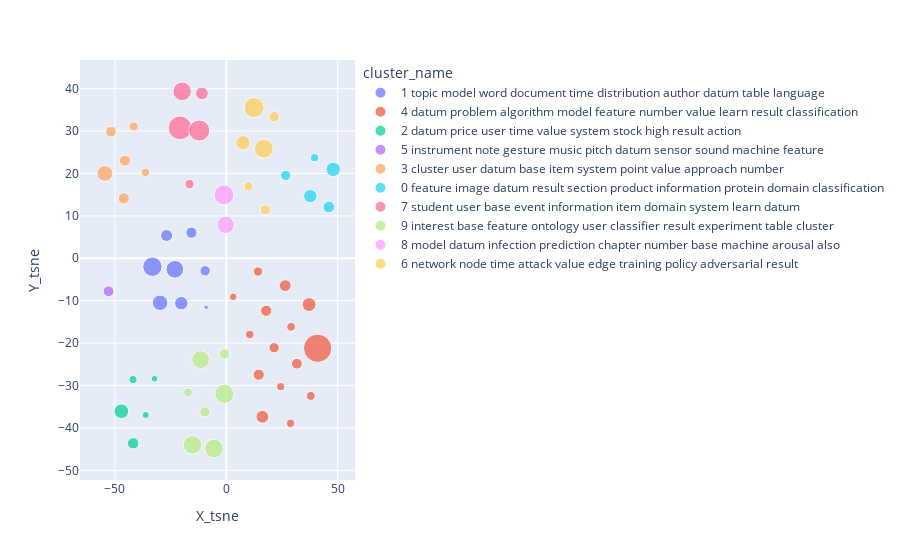

Notebook cell for this chart:
### Code cell
import plotly.express as px
fig = px.scatter(df, x="X_tsne", y="Y_tsne", color="cluster_name",
                 size='len_text', hover_data=['title_manual', 'authors_manual', 'year_manual'])
fig.show()

### Figure 1 — Plotly figure (JSON) as saved in the notebook; plotly's stock layout.template omitted (floating-point values rounded to 4 significant figures)
{"data": [{"customdata": [["Evolutionary Tree Genetic Programming", "Jan Antolik", 2004], ["ON IMPROVING NATURAL LANGUAGE PROCESSING THROUGH PHRASE-BASED  AND ONE-TO-ONE SYNTACTIC ALGORITHMS", "CHRISTOPHER HENRY MEYER", 2008], ["AUTOMATED GENRE CLASSIFICATION IN LITERATURE", "EMILY JORDAN", 2014], ["AN APPLICATION OF TOPIC MODELING ALGORITHMS TO TEXT ANALYTICS IN BUSINESS INTELLIGENCE", "MAJED ALSADHAN", 2014], ["HIERARCHICAL BAYESIAN TOPIC MODELING WITH SENTIMENT AND AUTHOR EXTENSION", "MING YANG", 2016], ["Machine learning for text categorization: Experiments using clustering and classification", "Poojitha Bikki", 2018], ["MOTION TRACKING USING FEATURE POINT CLUSTERS", "ROBERT L. FOSTER JR.", 2008], ["CONTINUOUS-TIME INFINITE DYNAMIC TOPIC MODELS ", "WESAM SAMY ELSHAMY", 2013]], "hovertemplate": "cluster_name=1 topic model word document time distribution author datum table language<br>X_tsne=%{x}<br>Y_tsne=%{y}<br>len_text=%{marker.size}<br>title_manual=%{customdata[0]}<br>authors_manual=%{customdata[1]}<br>year_manual=%{customdata[2]}<extra></extra>", "legendgroup": "1 topic model word document time distribution author datum table language", "marker": {"color": "#636efa", "size": [912, 10656, 7890, 6330, 13914, 4760, 5478, 16687], "sizemode": "area", "sizeref": 88.66, "symbol": "circle"}, "mode": "markers", "name": "1 topic model word document time distribution author datum table language", "orientation": "v", "showlegend": true, "type": "scatter", "x": [-9.062, -29.73, -20.21, -26.79, -23.08, -9.505, -15.7, -33.18], "xaxis": "x", "y": [-11.54, -10.5, -10.58, 5.37, -2.594, -2.938, 6.032, -1.989], "yaxis": "y"}, {"customdata": [["PREDICTIVE DATA MINING IN A COLLABORATIVE EDITING SYSTEM: THE  WIKIPEDIA ARTICLES FOR DELETION PROCESS", "ASHISH KUMAR ASHOK", 2011], ["ALGORITHM SELECTION FOR SORTING AND PROBABILISTIC INFERENCE: A MACHINE LEARNING-BASED APPROACH", "HAIPENG GUO", 2003], ["USING DENSITY-BASED CLUSTERING TO IMPROVE SKELETON EMBEDDING IN THE PINOCCHIO AUTOMATIC RIGGING SYSTEM", "HAOLEI WANG", 2012], ["BIOINFORMATICS ANALYSES OF ALTERNATIVE SPLICING, EST-BASED AND MACHINE LEARNING-BASED PREDICTION", "JING XIA", 2008], ["A CONVOLUTIVE MODEL FOR POLYPHONIC INSTRUMENT IDENTIFICATION AND  PITCH DETECTION USING COMBINED CLASSIFICATION", "JOSHUA L. WEESE", 2013], ["IDENTIFYING POVERTY-DRIVEN NEED BY AUGMENTING CENSUS AND COMMUNITY SURVEY DATA", "KEERTHI KORIVI", 2016], ["Graph mining for role extraction in predictive analytics of high-performance computing systems", "Luis Enrique Bobadilla Dias", 2020], ["Generative versus Sampling-Based Approaches to Variability of Class Imbalance in Visual Anomaly Detection", "Nasik Muhammad Naf", 2019], ["A GENETIC ALGORITHM FOR LEARNING BAYESIAN NETWORK ADJACENCY MATRICES FROM DATA", "BENJAMIN B. PERRY", 2003], ["SKYLINE QUERIES FOR MULTI-CRITERIA DECISION SUPPORT SYSTEMS", "SATYAVEER GOUD GUDALA", 2012], ["Predictive analytics for classification of immigration visa applications: A discriminative machine learning approach", "Sharmila Vegesana", 2018], ["Predictive Analytics of Institutional Attrition", "Sindhu Velumula", 2018], ["LOGISTIC REGRESSION WITH CONJUGATE GRADIENT DESCENT FOR DOCUMENT CLASSIFICATION", "SRUTHI NAMBURI", 2016], ["Machine Learning and Data Science for a Household-Specific Poverty Level Prediction  Task", "Sudesh Kumar Venkatramolla", 2019], ["Prediction of university student attrition rate using Ridge and Lasso Regression", "Teja Usha Sree Vallabhaneni", 2019]], "hovertemplate": "cluster_name=4 datum problem algorithm model feature number value learn result classification<br>X_tsne=%{x}<br>Y_tsne=%{y}<br>len_text=%{marker.size}<br>title_manual=%{customdata[0]}<br>authors_manual=%{customdata[1]}<br>year_manual=%{customdata[2]}<extra></extra>", "legendgroup": "4 datum problem algorithm model feature number value learn result classification", "marker": {"color": "#EF553B", "size": [5532, 35465, 4590, 8570, 7247, 2887, 5580, 6176, 3827, 3223, 3134, 3424, 2549, 3569, 5227], "sizemode": "area", "sizeref": 88.66, "symbol": "circle"}, "mode": "markers", "name": "4 datum problem algorithm model feature number value learn result classification", "orientation": "v", "showlegend": true, "type": "scatter", "x": [14.55, 40.99, 21.45, 37.13, 16.18, 24.42, 17.92, 26.45, 14.25, 10.51, 28.81, 29.06, 3.067, 37.89, 31.67], "xaxis": "x", "y": [-27.45, -21.21, -21.07, -10.9, -37.36, -30.27, -12.37, -6.449, -3.129, -17.96, -38.91, -16.16, -9.093, -32.44, -24.83], "yaxis": "y"}, {"customdata": [["LocoLit: A Real-Time View of Local Attractions", "Atef Khan", 2018], ["Building a scalable distributed data platform using lambda architecture", "DHANANJAY MEHTA", 2017], ["Data Analytics on a Yelp Data Set", "Maitreyi Tata", 2017], ["IMPLEMENTING A LAMBDA ARCHITECTURE TO  PERFORM REAL-TIME UPDATES", "PRAMOD KUMAR GUDIPATI", 2016], ["STOCK TRADING USING XCS", "SRINIVAS PEDDOLA", 2011]], "hovertemplate": "cluster_name=2 datum price user time value system stock high result action<br>X_tsne=%{x}<br>Y_tsne=%{y}<br>len_text=%{marker.size}<br>title_manual=%{customdata[0]}<br>authors_manual=%{customdata[1]}<br>year_manual=%{customdata[2]}<extra></extra>", "legendgroup": "2 datum price user time value system stock high result action", "marker": {"color": "#00cc96", "size": [3022, 5838, 1919, 2281, 9490], "sizemode": "area", "sizeref": 88.66, "symbol": "circle"}, "mode": "markers", "name": "2 datum price user time value system stock high result action", "orientation": "v", "showlegend": true, "type": "scatter", "x": [-41.9, -41.8, -32.2, -36.2, -47.11], "xaxis": "x", "y": [-28.59, -43.62, -28.41, -36.94, -36.05], "yaxis": "y"}, {"customdata": [["Evolving locomotion for virtual quadrupeds", "Caleb Compton", 2020], ["Gestural musical interfaces using real time machine learning", "Sai Sandeep Dasari", 2018]], "hovertemplate": "cluster_name=5 instrument note gesture music pitch datum sensor sound machine feature<br>X_tsne=%{x}<br>Y_tsne=%{y}<br>len_text=%{marker.size}<br>title_manual=%{customdata[0]}<br>authors_manual=%{customdata[1]}<br>year_manual=%{customdata[2]}<extra></extra>", "legendgroup": "5 instrument note gesture music pitch datum sensor sound machine feature", "marker": {"color": "#ab63fa", "size": [0, 5198], "sizemode": "area", "sizeref": 88.66, "symbol": "circle"}, "mode": "markers", "name": "5 instrument note gesture music pitch datum sensor sound machine feature", "orientation": "v", "showlegend": true, "type": "scatter", "x": [-58.15, -52.86], "xaxis": "x", "y": [-11.85, -7.775], "yaxis": "y"}, {"customdata": [["Hierarchical and Partitioning-Based Hybridized Blocking Model", "CHANDRAVYAS ANNAKULA", 2017], ["Density-based and partitioning-based clustering on large threshold-bounded data sets", "ARUNA SAI KANNAMAREDDY", 2017], ["TACKLING THE PROBLEMS OF DIVERSITY IN RECOMMENDER SYSTEMS", "MANIKANTA BABU KARANAM", 2010], ["Virtual reality driving simulator for analysis of user response time", "Rahul Karne", 2019], ["Comparison of blocking and hierarchical ways to find cluster", "Swapnil Kumar", 2017], ["Personalized Exercise Training Chatbot based on Wearable Fitness devices", "Zhiqiang Xiong", 2018]], "hovertemplate": "cluster_name=3 cluster user datum base item system point value approach number<br>X_tsne=%{x}<br>Y_tsne=%{y}<br>len_text=%{marker.size}<br>title_manual=%{customdata[0]}<br>authors_manual=%{customdata[1]}<br>year_manual=%{customdata[2]}<extra></extra>", "legendgroup": "3 cluster user datum base item system point value approach number", "marker": {"color": "#FFA15A", "size": [5207, 5457, 11179, 3171, 3721, 5556], "sizemode": "area", "sizeref": 88.66, "symbol": "circle"}, "mode": "markers", "name": "3 cluster user datum base item system point value approach number", "orientation": "v", "showlegend": true, "type": "scatter", "x": [-51.74, -45.47, -54.5, -36.3, -41.56, -46.06], "xaxis": "x", "y": [29.85, 23.0, 20.01, 20.24, 31.07, 14.12], "yaxis": "y"}, {"customdata": [["COMPARATIVE TEXT SUMMARIZATION OF PRODUCT REVIEWS", "DINESH REDDY SINGI REDDY", 2010], ["A semi-supervised clustering method for payload extraction", "Kyu Seok Lee", 2020], ["GRAPH-BASED PROTEIN-PROTEIN INTERACTION PREDICTION IN  SACCHAROMYCES CEREVISIAE", "MARTIN SAMUEL RAO PARADESI", 2008], ["Classification of plants in corn fields using machine learning techniques", "Pruthvidhar Reddy Dhodda", 2018], ["Supervised and unsupervised learning for plant and crop row detection in precision agriculture", "Varun Varshney", 2017]], "hovertemplate": "cluster_name=0 feature image datum result section product information protein domain classification<br>X_tsne=%{x}<br>Y_tsne=%{y}<br>len_text=%{marker.size}<br>title_manual=%{customdata[0]}<br>authors_manual=%{customdata[1]}<br>year_manual=%{customdata[2]}<extra></extra>", "legendgroup": "0 feature image datum result section product information protein domain classification", "marker": {"color": "#19d3f3", "size": [9210, 6027, 7900, 2930, 4721], "sizemode": "area", "sizeref": 88.66, "symbol": "circle"}, "mode": "markers", "name": "0 feature image datum result section product information protein domain classification", "orientation": "v", "showlegend": true, "type": "scatter", "x": [47.98, 46.03, 37.7, 39.6, 26.66], "xaxis": "x", "y": [20.97, 12.11, 14.65, 23.71, 19.53], "yaxis": "y"}, {"customdata": [["AUTOMATIC DETECTION OF SIGNIFICANT FEATURES AND EVENT TIMELINE CONSTRUCTION FROM TEMPORALLY TAGGED DATA", "ABHIJIT ERANDE", 2009], ["Bringing Computational Thinking to K-12 and Higher Education", "Joshua Levi Weese", 2017], ["Representation learning in Heterogeneous Information Networks for User Modeling and Recommendations", "Surya Kallumadi", 2018], ["ENTITY EXTRACTION, ANIMAL DISEASE-RELATED EVENT RECOGNITION AND CLASSIFICATION FROM WEB", "SVITLANA VOLKOVA", 2010], ["EVENT RECOGNITION IN EPIZOOTIC DOMAINS", "SWATHI BUJURU", 2010]], "hovertemplate": "cluster_name=7 student user base event information item domain system learn datum<br>X_tsne=%{x}<br>Y_tsne=%{y}<br>len_text=%{marker.size}<br>title_manual=%{customdata[0]}<br>authors_manual=%{customdata[1]}<br>year_manual=%{customdata[2]}<extra></extra>", "legendgroup": "7 student user base event information item domain system learn datum", "marker": {"color": "#FF6692", "size": [3958, 25086, 19681, 15268, 7163], "sizemode": "area", "sizeref": 88.66, "symbol": "circle"}, "mode": "markers", "name": "7 student user base event information item domain system learn datum", "orientation": "v", "showlegend": true, "type": "scatter", "x": [-16.48, -20.79, -12.15, -19.82, -10.95], "xaxis": "x", "y": [17.49, 30.75, 30.13, 39.35, 38.86], "yaxis": "y"}, {"customdata": [["Genetic Programming and Multi-Agent Layered Learning by Reinforcements", "Steven M. Gustafson", 2000], ["Anomaly detection based on machine learning techniques ", "Ramesh Babu Dilli", 2019], ["EMAIL AND PHONE NUMBER ENTITY SEARCH AND RANKING ", "SHUANG HAO", 2008], ["LINK DISCOVERY IN VERY LARGE GRAPHS BY  CONSTRUCTIVE INDUCTION USING GENETIC PROGRAMMING", "TIMOTHY EDWARDS WENINGER", 2008], ["ONTOLOGY ENGINEERING AND FEATURE CONSTRUCTION FOR PREDICTING FRIENDSHIP LINKS AND USERS’ INTERESTS IN THE LIVE JOURNAL SOCIAL NETWORK", "VIKAS BAHIRWANI", 2008], ["ITEMSET SIZE-SENSITIVE INTERESTINGNESS MEASURES FOR ASSOCIATION RULE MINING AND LINK PREDICTION", "WALEED A. ALJANDAL", 2009], ["Learning to detect named entities in bilingual code-mixed open speech corpora", "Yihong Theis", 2019]], "hovertemplate": "cluster_name=9 interest base feature ontology user classifier result experiment table cluster<br>X_tsne=%{x}<br>Y_tsne=%{y}<br>len_text=%{marker.size}<br>title_manual=%{customdata[0]}<br>authors_manual=%{customdata[1]}<br>year_manual=%{customdata[2]}<extra></extra>", "legendgroup": "9 interest base feature ontology user classifier result experiment table cluster", "marker": {"color": "#B6E880", "size": [3377, 4905, 4688, 16577, 15399, 15399, 14356], "sizemode": "area", "sizeref": 88.66, "symbol": "circle"}, "mode": "markers", "name": "9 interest base feature ontology user classifier result experiment table cluster", "orientation": "v", "showlegend": true, "type": "scatter", "x": [-17.15, -0.7942, -9.56, -0.8145, -15.16, -5.522, -11.54], "xaxis": "x", "y": [-31.65, -22.51, -36.17, -31.95, -43.97, -44.86, -23.89], "yaxis": "y"}, {"customdata": [["Affective Intelligence in Built Environments", "Heath Landon Yates", 2018], ["MATHEMATICAL MODELS FOR PREDICTION AND OPTIMAL MITIGATION OF EPIDEMICS", "SOHINI ROY CHOWDHURY", 2010]], "hovertemplate": "cluster_name=8 model datum infection prediction chapter number base machine arousal also<br>X_tsne=%{x}<br>Y_tsne=%{y}<br>len_text=%{marker.size}<br>title_manual=%{customdata[0]}<br>authors_manual=%{customdata[1]}<br>year_manual=%{customdata[2]}<extra></extra>", "legendgroup": "8 model datum infection prediction chapter number base machine arousal also", "marker": {"color": "#FF97FF", "size": [13599, 17673], "sizemode": "area", "sizeref": 88.66, "symbol": "circle"}, "mode": "markers", "name": "8 model datum infection prediction chapter number base machine arousal also", "orientation": "v", "showlegend": true, "type": "scatter", "x": [-0.2897, -1.042], "xaxis": "x", "y": [7.879, 14.93], "yaxis": "y"}, {"customdata": [["SECURITY RISK PRIORITIZATION FOR LOGICAL ATTACK GRAPHS", "HUSSAIN ALMOHRI", 2008], ["APPROXIMATE INFERENCE OF BAYESIAN NETWORKS  THROUGH EDGE DELETION ", "JULIE ANN THORNTON", 2005], ["Data augmentation using generative adversarial networks for electrical insulator anomaly detection", "Lei Luo", 2020], ["Learning to predict cryptocurrency price using artificial neural network models of time series", "Sneha Gullapalli", 2018], ["DATA AGGREGATION IN SENSOR NETWORKS", "SURYA TEJA KALLUMADI", 2010], ["Security of deep reinforcement learning", "Vahid Behzadan", 2019]], "hovertemplate": "cluster_name=6 network node time attack value edge training policy adversarial result<br>X_tsne=%{x}<br>Y_tsne=%{y}<br>len_text=%{marker.size}<br>title_manual=%{customdata[0]}<br>authors_manual=%{customdata[1]}<br>year_manual=%{customdata[2]}<extra></extra>", "legendgroup": "6 network node time attack value edge training policy adversarial result", "marker": {"color": "#FECB52", "size": [4918, 15941, 4430, 3662, 9267, 18083], "sizemode": "area", "sizeref": 88.66, "symbol": "circle"}, "mode": "markers", "name": "6 network node time attack value edge training policy adversarial result", "orientation": "v", "showlegend": true, "type": "scatter", "x": [21.47, 16.84, 17.51, 9.907, 7.487, 12.44], "xaxis": "x", "y": [33.36, 25.83, 11.44, 16.95, 27.2, 35.55], "yaxis": "y"}], "layout": {"legend": {"itemsizing": "constant", "title": {"text": "cluster_name"}, "tracegroupgap": 0}, "margin": {"t": 60}, "xaxis": {"anchor": "y", "domain": [0, 1], "title": {"text": "X_tsne"}}, "yaxis": {"anchor": "x", "domain": [0, 1], "title": {"text": "Y_tsne"}}}}
